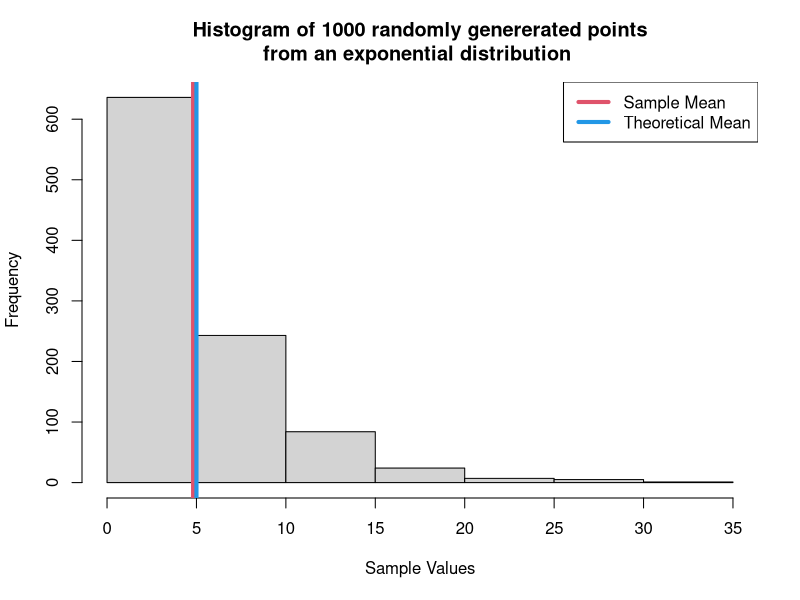
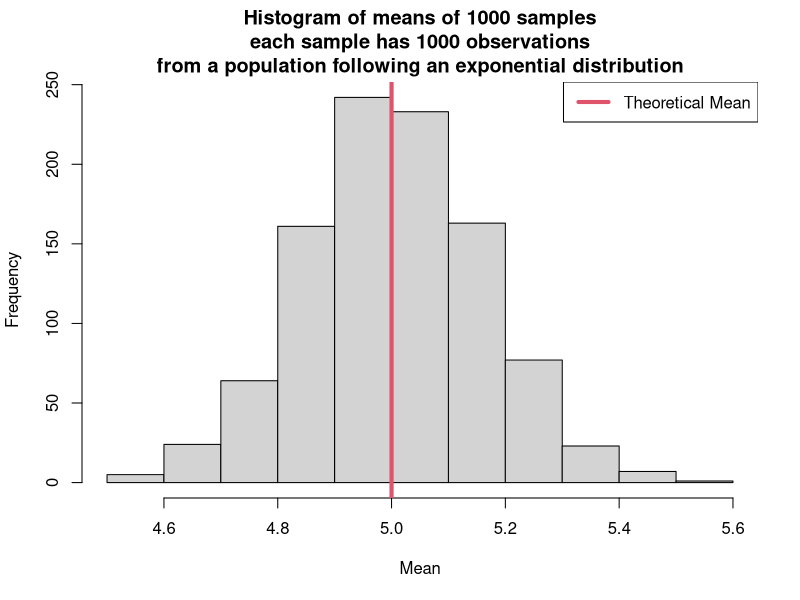
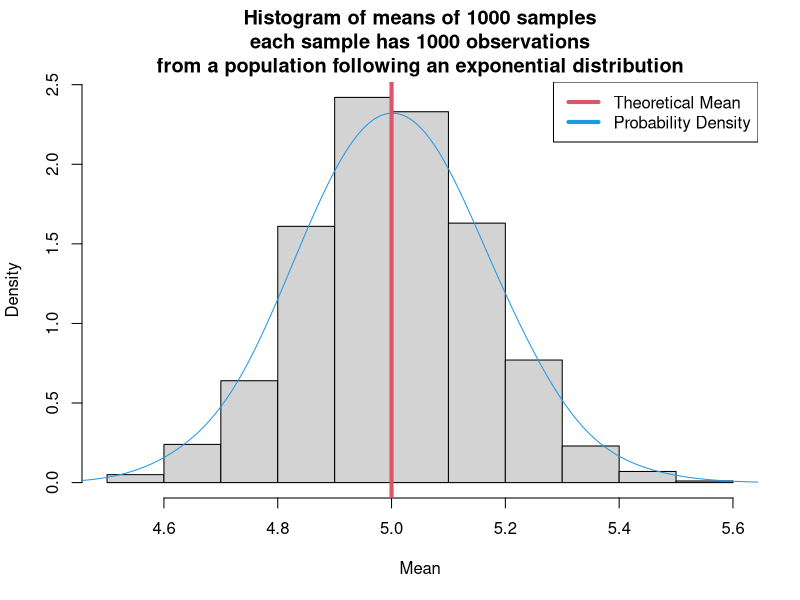
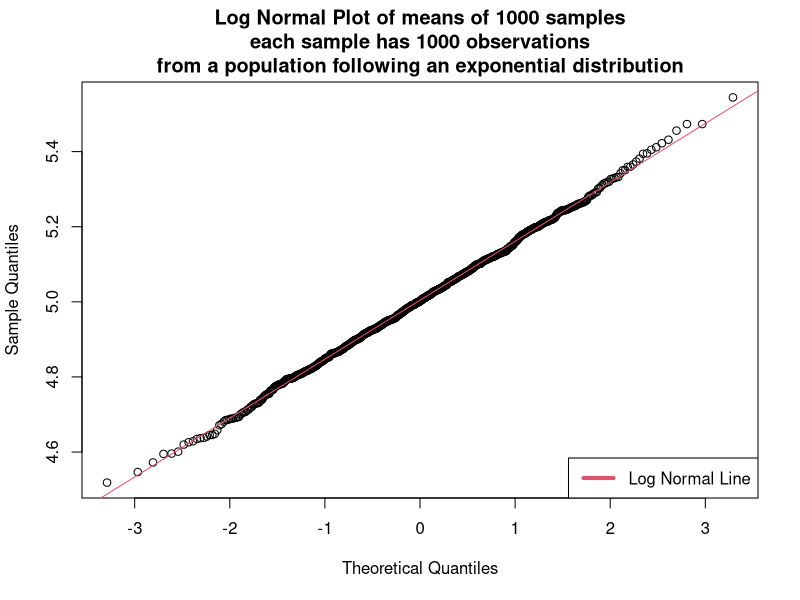
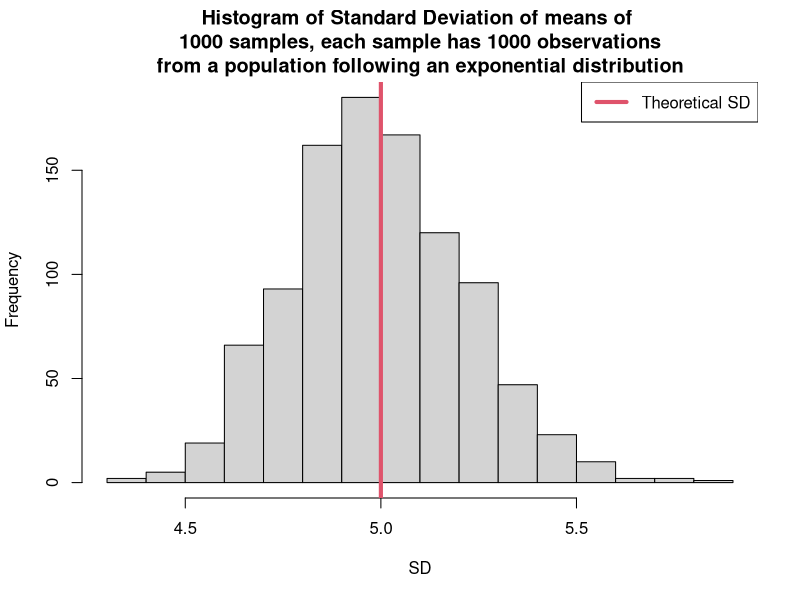
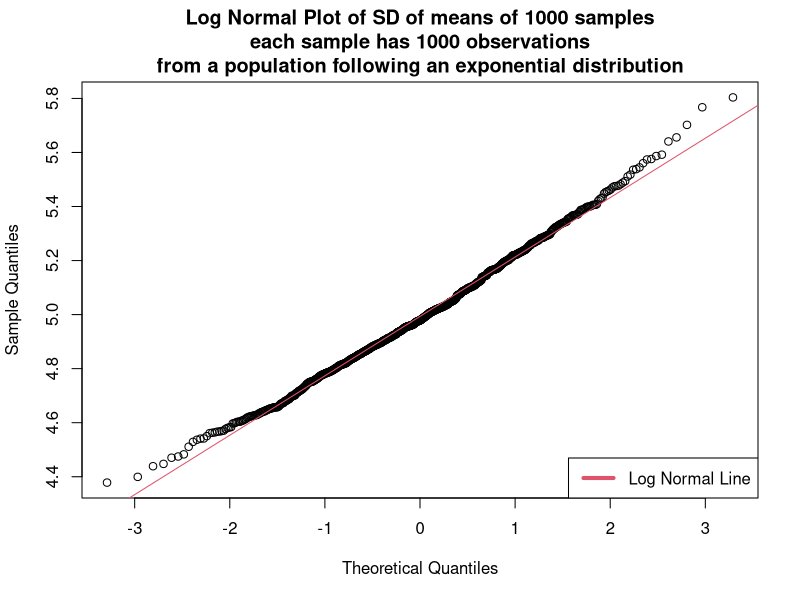
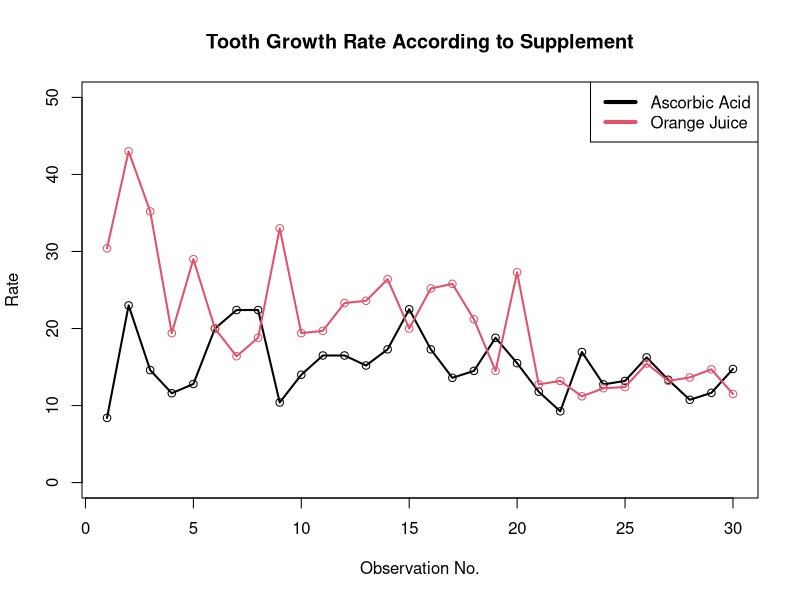

Source code (R) for these figures, in order:
## ---- chunk 1
knitr::opts_chunk$set(echo = TRUE)
## ---- chunk 2
mexp<-rexp(1000,0.2)
## ---- chunk 3
print(mean(mexp))
## ---- chunk 4
hist(mexp, main=paste0("Histogram of 1000 randomly genererated points\n",
                        "from an exponential distribution "),
     xlab="Sample Values")
abline(v=mean(mexp),col=2,lwd=4)
abline(v=5,col=4,lwd=4)
legend("topright", c("Sample Mean","Theoretical Mean"), col=c(2,4), lwd=4)
## ---- chunk 5
#mns is a list containing 1000 mean values of 1000 observations randomly
#generated from a exponential distribution
mns=NULL
#sds is a list containing 1000 standard deviation of mean of 1000 observations 
#randomly generated from the same data as above.
sds=NULL
for (i in 1 : 1000){
x<-rexp(1000,0.2)
mns=c(mns,mean(x))
sds=c(sds,sd(x))
}
## ---- chunk 6
hist(mns, main=paste0("Histogram of means of 1000 samples\n",
                       "each sample has 1000 observations\n",
                    "from a population following an exponential distribution"),
     xlab="Mean") 
abline(v=5,col=2,lwd=4)
legend("topright", "Theoretical Mean", col=2, lwd=4)
## ---- chunk 7
hist(mns, main=paste0("Histogram of means of 1000 samples\n",
                       "each sample has 1000 observations\n",
                    "from a population following an exponential distribution"),
     xlab="Mean",
     probability = TRUE) 
lines(density(mns,adjust=2),col=4)
abline(v=5,col=2,lwd=4)
legend("topright", c("Theoretical Mean","Probability Density"),col=c(2,4),lwd=4)
## ---- chunk 8
qqnorm(mns, main=paste0("Log Normal Plot of means of 1000 samples\n",
                       "each sample has 1000 observations\n",
                    "from a population following an exponential distribution"))
qqline(mns,col=2)
legend("bottomright", "Log Normal Line",col=2,lwd=4)
## ---- chunk 9
hist(sds, main=paste0("Histogram of Standard Deviation of means of \n",
                       "1000 samples, each sample has 1000 observations\n",
                    "from a population following an exponential distribution"),
     xlab="SD") 
abline(v=5,col=2,lwd=4)
legend("topright", "Theoretical SD", col=2, lwd=4)
## ---- chunk 10
qqnorm(sds, main=paste0("Log Normal Plot of SD of means of 1000 samples\n",
                       "each sample has 1000 observations\n",
                    "from a population following an exponential distribution"))
qqline(sds,col=2)
legend("bottomright", "Log Normal Line",col=2,lwd=4)
## ---- chunk 11
library(datasets)
library(dplyr)
## ---- chunk 12
str(ToothGrowth)
## ---- chunk 13
tg1 <- ToothGrowth %>% filter(supp=="VC")
tg1<-tg1 %>% mutate(rate=len/dose)
tg2 <- ToothGrowth %>% filter(supp=="OJ")
tg2<-tg2 %>% mutate(rate=len/dose)
## ---- chunk 14
#calculate summaries for each sub group of the two groups 
tg1 %>% group_by(dose) %>% summarise(mean=mean(rate),sd=sd(rate),n=n())
tg2 %>% group_by(dose) %>% summarise(mean=mean(rate),sd=sd(rate),n=n())
## ---- chunk 15
plot(x=row.names(tg1),y=tg1$rate,type="p",pch=1,ylab="Rate",
     main="Tooth Growth Rate According to Supplement",
     xlab="Observation No.", ylim=c(0,50),col=1)
lines(x=row.names(tg1),y=tg1$rate,type="l",lty=1,lwd=2,col=1)
points(x=row.names(tg2),y=tg2$rate,pch=1,col=2)
lines(x=row.names(tg2),y=tg2$rate,type="l",lty=1,lwd=2,col=2)
legend("topright", c("Ascorbic Acid","Orange Juice"),col=c(1,2),lwd=4)
## ---- chunk 16
tg11<- tg1 %>% filter(dose==0.5)
tg12<- tg1 %>% filter(dose==1)
tg13<- tg1 %>% filter(dose==2)

tg21<- tg2 %>% filter(dose==0.5)
tg22<- tg2 %>% filter(dose==1)
tg23<- tg2 %>% filter(dose==2)
## ---- chunk 17
t.test(tg11$rate,tg12$rate,paired=F,var.equal = F)
## ---- chunk 18
t.test(tg12$rate,tg13$rate,paired=F,var.equal = F)
## ---- chunk 19
t.test(tg21$rate,tg22$rate,paired=F,var.equal = F)
t.test(tg22$rate,tg23$rate,paired=F,var.equal = F)
## ---- chunk 20
#CI for mean growth rate for tg11 and tg12 includes 0 so we cannot rule out
#that the mean growth rate for both tg21 and tg22 can be the same
#it might make sense to group tg11 and tg12 together and assume a common mean 
#growth rate. 

#merge tg21 and tg22 into one frame
tg11<-rbind(tg11,tg12)

#reassign tg23 to tg22
tg12<-tg13

#CI for mean growth rate for tg21 and tg22 includes 0 so we cannot rule out
#that the mean growth rate for both tg21 and tg22 can be the same
#it might make sense to group tg21 and tg22 together and assume a common growth 
#rate. 

#merge tg21 and tg22 into one frame
tg21<-rbind(tg21,tg22)

#reassign tg23 to tg22
tg22<-tg23
## ---- chunk 21
#check rates and hypothesis test for groups according to dose & supplement
t.test(tg11$rate,tg21$rate,var.equal=F,paired=F)
## ---- chunk 22
#check rates and hypothesis test for groups according to dose & supplement
t.test(tg12$rate,tg22$rate,var.equal=F,paired=F)
## ---- chunk 23
#check rates and hypothesis test for groups according to supplement
t.test(tg1$rate,tg2$rate,var.equal=F,paired=F)
